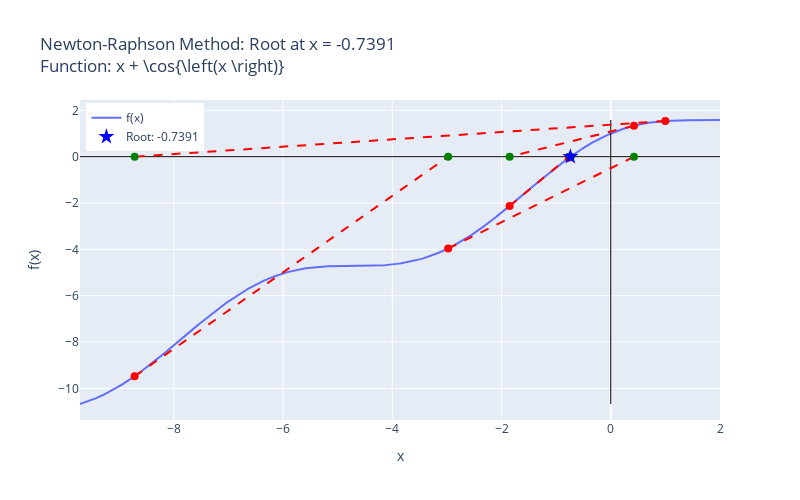

Notebook code for this chart:
### Code cell
runNRM()

### Figure 1 — Plotly figure (JSON) as saved in the notebook; plotly's stock layout.template omitted (floating-point values rounded to 4 significant figures; data arrays with more than 128 entries replaced by an {"elided": "..."} marker saying what was removed)
{"data": [{"mode": "lines", "name": "f(x)", "type": "scatter", "x": {"elided": "4000 float values"}, "y": {"elided": "4000 float values"}}, {"line": {"color": "black", "width": 1}, "mode": "lines", "showlegend": false, "type": "scatter", "x": [-9.716, 2], "y": [0, 0]}, {"line": {"color": "black", "width": 1}, "mode": "lines", "showlegend": false, "type": "scatter", "x": [0, 0], "y": [-10.67, 1.584]}, {"line": {"color": "red", "dash": "dash"}, "mode": "lines", "showlegend": false, "type": "scatter", "x": [1, -8.716], "y": [1.54, 0]}, {"marker": {"color": "red", "size": 8}, "mode": "markers", "showlegend": false, "type": "scatter", "x": [1], "y": [1.54]}, {"marker": {"color": "green", "size": 8}, "mode": "markers", "showlegend": false, "type": "scatter", "x": [-8.716], "y": [0]}, {"line": {"color": "red", "dash": "dash"}, "mode": "lines", "showlegend": false, "type": "scatter", "x": [-8.716, -2.976], "y": [-9.476, 0]}, {"marker": {"color": "red", "size": 8}, "mode": "markers", "showlegend": false, "type": "scatter", "x": [-8.716], "y": [-9.476]}, {"marker": {"color": "green", "size": 8}, "mode": "markers", "showlegend": false, "type": "scatter", "x": [-2.976], "y": [0]}, {"line": {"color": "red", "dash": "dash"}, "mode": "lines", "showlegend": false, "type": "scatter", "x": [-2.976, 0.4258], "y": [-3.962, 0]}, {"marker": {"color": "red", "size": 8}, "mode": "markers", "showlegend": false, "type": "scatter", "x": [-2.976], "y": [-3.962]}, {"marker": {"color": "green", "size": 8}, "mode": "markers", "showlegend": false, "type": "scatter", "x": [0.4258], "y": [0]}, {"line": {"color": "red", "dash": "dash"}, "mode": "lines", "showlegend": false, "type": "scatter", "x": [0.4258, -1.851], "y": [1.336, 0]}, {"marker": {"color": "red", "size": 8}, "mode": "markers", "showlegend": false, "type": "scatter", "x": [0.4258], "y": [1.336]}, {"marker": {"color": "green", "size": 8}, "mode": "markers", "showlegend": false, "type": "scatter", "x": [-1.851], "y": [0]}, {"line": {"color": "red", "dash": "dash"}, "mode": "lines", "showlegend": false, "type": "scatter", "x": [-1.851, -0.766], "y": [-2.128, 0]}, {"marker": {"color": "red", "size": 8}, "mode": "markers", "showlegend": false, "type": "scatter", "x": [-1.851], "y": [-2.128]}, {"marker": {"color": "green", "size": 8}, "mode": "markers", "showlegend": false, "type": "scatter", "x": [-0.766], "y": [0]}, {"line": {"color": "red", "dash": "dash"}, "mode": "lines", "showlegend": false, "type": "scatter", "x": [-0.766, -0.7392], "y": [-0.04538, 0]}, {"marker": {"color": "red", "size": 8}, "mode": "markers", "showlegend": false, "type": "scatter", "x": [-0.766], "y": [-0.04538]}, {"marker": {"color": "green", "size": 8}, "mode": "markers", "showlegend": false, "type": "scatter", "x": [-0.7392], "y": [0]}, {"line": {"color": "red", "dash": "dash"}, "mode": "lines", "showlegend": false, "type": "scatter", "x": [-0.7392, -0.7391], "y": [-0.000261, 0]}, {"marker": {"color": "red", "size": 8}, "mode": "markers", "showlegend": false, "type": "scatter", "x": [-0.7392], "y": [-0.000261]}, {"marker": {"color": "green", "size": 8}, "mode": "markers", "showlegend": false, "type": "scatter", "x": [-0.7391], "y": [0]}, {"line": {"color": "red", "dash": "dash"}, "mode": "lines", "showlegend": false, "type": "scatter", "x": [-0.7391, -0.7391], "y": [-8.984e-09, 0]}, {"marker": {"color": "red", "size": 8}, "mode": "markers", "showlegend": false, "type": "scatter", "x": [-0.7391], "y": [-8.984e-09]}, {"marker": {"color": "green", "size": 8}, "mode": "markers", "showlegend": false, "type": "scatter", "x": [-0.7391], "y": [0]}, {"marker": {"color": "blue", "size": 12, "symbol": "star"}, "mode": "markers", "name": "Root: -0.7391", "type": "scatter", "x": [-0.7391], "y": [0]}], "layout": {"height": 500, "legend": {"x": 0.01, "xanchor": "left", "y": 0.99, "yanchor": "top"}, "title": {"text": "Newton-Raphson Method: Root at x = -0.7391<br>Function: x + \\cos{\\left(x \\right)}"}, "width": 800, "xaxis": {"title": {"text": "x"}}, "yaxis": {"title": {"text": "f(x)"}}}}
